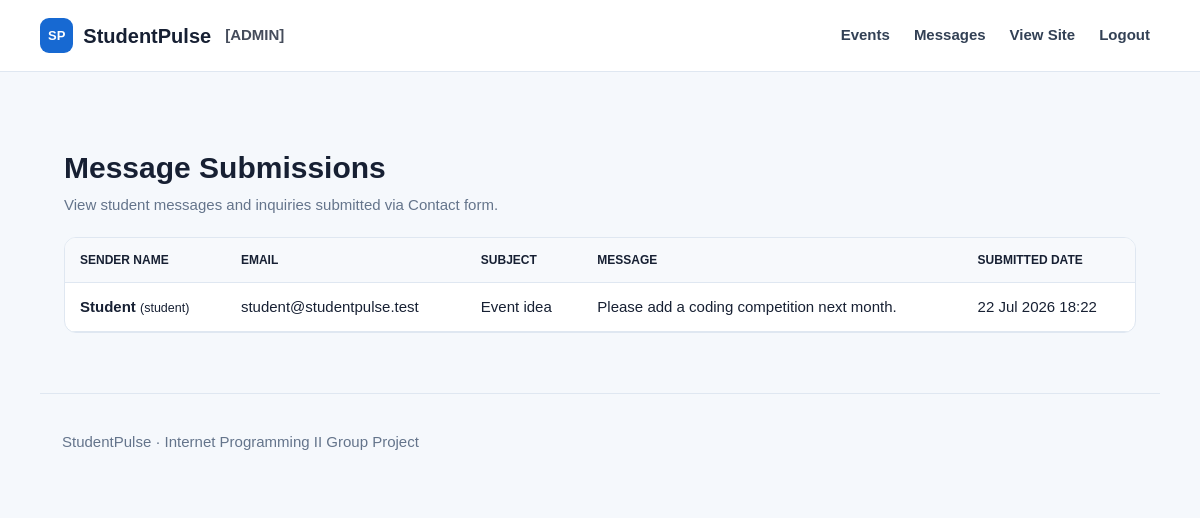
Page /admin/messages.php (signed in) on the committed database.
### tables this page shows
CREATE TABLE IF NOT EXISTS contact_messages (
    id INT UNSIGNED AUTO_INCREMENT PRIMARY KEY,
    user_id INT UNSIGNED NULL,
    name VARCHAR(100) NOT NULL,
    email VARCHAR(120) NOT NULL,
    subject VARCHAR(150) NOT NULL,
    message TEXT NOT NULL,
    created_at TIMESTAMP DEFAULT CURRENT_TIMESTAMP,
    FOREIGN KEY (user_id) REFERENCES users(id) ON DELETE SET NULL
);

CREATE TABLE IF NOT EXISTS users (
    id INT UNSIGNED AUTO_INCREMENT PRIMARY KEY,
    username VARCHAR(50) UNIQUE NOT NULL,
    email VARCHAR(120) UNIQUE NOT NULL,
    password_hash VARCHAR(255) NOT NULL,
    role ENUM('student', 'admin') NOT NULL DEFAULT 'student',
    created_at TIMESTAMP DEFAULT CURRENT_TIMESTAMP
);

### includes/core.php (called while the page is built, shortened)
<?php
function e($value)
{
    return htmlspecialchars((string)$value, ENT_QUOTES, 'UTF-8');
}
?>

### admin/messages.php (the view, shortened to what this page needs)
<?php
require '../includes/core.php';
require '../config/database.php';
$sql = "SELECT m.*, u.username FROM contact_messages m LEFT JOIN users u ON m.user_id = u.id ORDER BY m.created_at DESC";
$result = mysqli_query($conn, $sql);
$r = [];
if ($result) {
    while ($row = mysqli_fetch_assoc($result)) {
        $r[] = $row;
    }
}
include '../includes/header.php';
?>
<div class="head">
    <div>
        <h1>Message Submissions</h1>
        <p>View student messages and inquiries submitted via Contact form.</p>
    </div>
</div>
<div class="table">
    <table>
        <thead>
            <tr>
                <th>Sender Name</th>
                <th>Email</th>
                <th>Subject</th>
                <th>Message</th>
                <th>Submitted Date</th>
            </tr>
        </thead>
        <tbody>
            <?php if (empty($r)): ?>
                <tr>
                    <td colspan="5">No messages received yet.</td>
                </tr>
            <?php else: ?>
                <?php foreach ($r as $x): ?>
                    <tr>
                        <td><b><?= e($x['name']) ?></b> <?= $x['username'] ? '<small>('.e($x['username']).')</small>' : '' ?></td>
                        <td><?= e($x['email']) ?></td>
                        <td><?= e($x['subject']) ?></td>
                        <td><?= e($x['message']) ?></td>
                        <td><?= e(date('d M Y H:i', strtotime($x['created_at']))) ?></td>
                    </tr>
                <?php endforeach; ?>
            <?php endif; ?>
        </tbody>
    </table>
</div>
<?php include '../includes/footer.php'; ?>

### assets/style.css (style rules this page uses)
:root { --b:#1769d2;--bd:#0d4fa5;--ink:#172033;--muted:#64748b;--line:#dfe7f1;--bg:#f5f8fc }
* { box-sizing:border-box }
body { margin:0;font:15px/1.5 Arial,sans-serif;background:var(--bg);color:var(--ink) }
.head { display:flex;justify-content:space-between;align-items:end;margin:35px 0 16px }
.head h1,.head h2 { margin:0 }
.head p,.muted { color:var(--muted);margin:4px 0 }
.table { overflow:auto;background:white;border:1px solid var(--line);border-radius:12px }
table { border-collapse:collapse;width:100% }
th,td { padding:13px 15px;text-align:left;border-bottom:1px solid var(--line) }
th { font-size:12px;text-transform:uppercase;background:#f7f9fc }

### rows in the picture
contact_messages: name "Student", user.username "student", email "student@studentpulse.test", subject "Event idea", message "Please add a coding competition next month.", created_at "22 Jul 2026 18:22"
